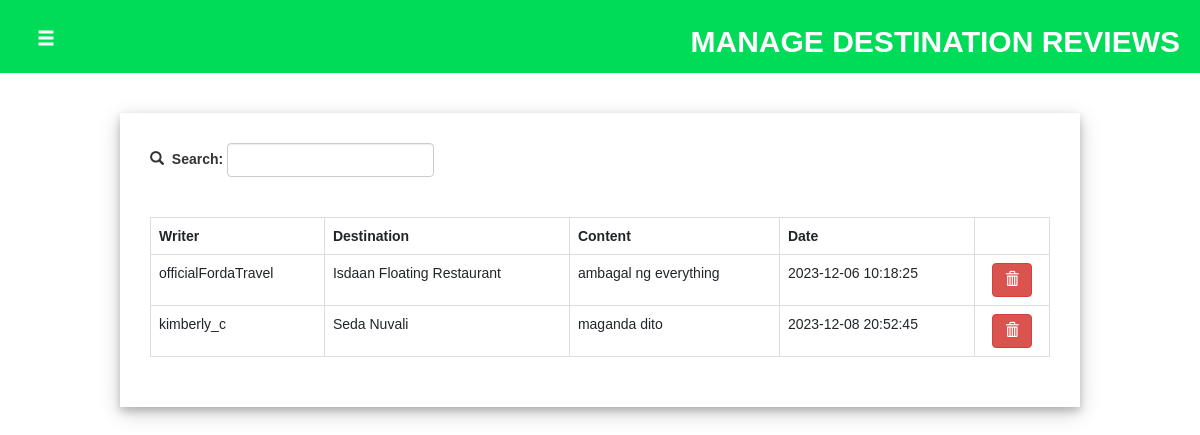
/adminside/user_interaction/a_user_d_reviews.php (signed in), run on the app's committed database.
### tables this page shows
CREATE TABLE `tbl_reviewsratings` (
  `id` int(11) NOT NULL,
  `user_id` int(11) DEFAULT NULL,
  `destination_id` int(11) DEFAULT NULL,
  `fld_locationrate` int(1) DEFAULT NULL,
  `fld_cleanrate` int(1) DEFAULT NULL,
  `fld_servicerate` int(1) DEFAULT NULL,
  `fld_valuerate` int(1) DEFAULT NULL,
  `fld_content` varchar(1000) DEFAULT NULL,
  `fld_datetime` datetime DEFAULT NULL
);

CREATE TABLE `tbl_users` (
  `id` int(11) NOT NULL,
  `fld_type` varchar(50) DEFAULT NULL,
  `fld_username` varchar(255) NOT NULL,
  `fld_password` varchar(255) NOT NULL,
  `fld_name` varchar(255) NOT NULL,
  `fld_email` varchar(255) NOT NULL,
  `fld_profpic` varchar(1000) DEFAULT NULL,
  `fld_about` mediumtext DEFAULT NULL,
  `fld_code` varchar(255) NOT NULL,
  `fld_datejoin` date DEFAULT NULL,
  `fld_isVerified` tinyint(1) NOT NULL,
  `fld_imgproof` varchar(1000) DEFAULT NULL
);

CREATE TABLE `tbl_destinations` (
  `id` int(11) NOT NULL,
  `admin_id` int(10) NOT NULL,
  `fld_name` varchar(250) NOT NULL,
  `fld_type` varchar(50) DEFAULT NULL,
  `fld_description` varchar(1000) DEFAULT NULL,
  `fld_address` varchar(250) DEFAULT NULL,
  `fld_longitude` varchar(255) NOT NULL,
  `fld_latitude` varchar(255) NOT NULL,
  `fld_contactno` varchar(250) DEFAULT NULL,
  `fld_email` varchar(255) NOT NULL,
  `fld_price` varchar(250) DEFAULT NULL,
  `fld_operating` varchar(250) NOT NULL,
  `fld_amenities` varchar(250) DEFAULT NULL,
  `fld_roomfeats` varchar(250) DEFAULT NULL,
  `fld_mainimage` varchar(500) NOT NULL,
  `fld_images` mediumtext DEFAULT NULL,
  `fld_socials` varchar(250) DEFAULT NULL
);

### adminside/user_interaction/a_user_d_reviews.php (the view, shortened to what this page needs)
<?php
    include("../navbar.php");
?>
<!DOCTYPE html>
<html lang="en">
<head>
    <link rel="stylesheet" href="interaction_style.css">
</head>
<body>
<div class="header" id="headercontainer">
            <button type="button" class="btn btn-dark btn-lg" id="btn_menu"><span class="glyphicon glyphicon-menu-hamburger"></span></button>
            <h2 id="headertitle">MANAGE DESTINATION REVIEWS</h2>
        </div>
    <div id="container">
        <br><br>
        <div class="d_reviewsdiv">
            <div class="searchdiv">
                <form action="a_user_d_reviews.php" method="get">
                    <table>
                        <tr>
                            <td style="padding-top: 3px;"><span class="glyphicon glyphicon-search"></span>&nbsp;&nbsp;<label> Search: </label>&nbsp;</td>
                            <td><input type="text" class="form-control" name="search_name" onchange="this.form.submit()"> </td>
                        </tr>
                    </table>
                </form>
            </div>
            <br><br>
            <table class="table table-bordered">
                <tr>
                    <th>Writer</th><th>Destination</th><th>Content</th><th>Date</th><th></th>
                </tr>
                <?php
                    if(isset($_GET["search_name"])){
                        $result =  $conn->query("select tbl_users.fld_username, tbl_reviewsratings.id, tbl_destinations.fld_name as destination_name, tbl_reviewsratings.fld_content, tbl_reviewsratings.fld_datetime from tbl_reviewsratings, tbl_users, tbl_destinations where tbl_reviewsratings.user_id = tbl_users.id and tbl_reviewsratings.destination_id = tbl_destinations.id and (tbl_destinations.fld_name like '$_GET[search_name]%' or tbl_users.fld_username like '$_GET[search_name]%' )");
                    }else{
                       $result = $conn->query("select tbl_users.fld_username, tbl_reviewsratings.id, tbl_destinations.fld_name as destination_name, tbl_reviewsratings.fld_content, tbl_reviewsratings.fld_datetime from tbl_reviewsratings, tbl_users, tbl_destinations where tbl_reviewsratings.user_id = tbl_users.id and tbl_reviewsratings.destination_id = tbl_destinations.id");
                    }
                    while($row=$result->fetch_assoc()){
                        echo "<tr>
                            <td>$row[fld_username]</td>
                            <td>$row[destination_name]</td>
                            <td>$row[fld_content]</td>
                            <td>$row[fld_datetime]</td>
                            <td style='text-align:center;'><button type='button' class='btn btn-danger' onclick=del_d_review('$row[id]')><span class='glyphicon glyphicon-trash'></span></button></td>
                        </tr>";
                    }
                ?>
            </table>
        </div>
    </div>
</body>
</html>

### adminside/user_interaction/interaction_style.css (style rules this page uses)
body { background-color: white; }
#container { height:auto; }
#headercontainer { width: 100%; background-color: #00DB58; color: white; padding: 5px; padding-left: 20px; padding-right: 20px; overflow: hidden; }
#btn_menu { float: left; background-color: transparent; transform: translateY(25%); }
#headertitle { float: right; font-weight: bold; }
.storiesdiv, .d_reviewsdiv, .app_reviewsdiv { background-color: white; padding: 30px; margin-top: 20px; margin-bottom: 20px; margin: 0 auto; width: 80%; box-shadow: 0 4px 8px 0 rgba(0, 0, 0, 0.2), 0 6px 20px 0 rgba(0, 0, 0, 0.19); overflow: auto; }

### adminside/navbar.php (style rules this page uses)
body { margin: 0; font-family: Arial, Helvetica, sans-serif; }

### data on the page
tbl_reviewsratings: user.fld_username "officialFordaTravel", destination.fld_name "Isdaan Floating Restaurant", fld_content "ambagal ng everything", fld_datetime "2023-12-06 10:18:25"
tbl_reviewsratings: user.fld_username "kimberly_c", destination.fld_name "Seda Nuvali", fld_content "maganda dito", fld_datetime "2023-12-08 20:52:45"
